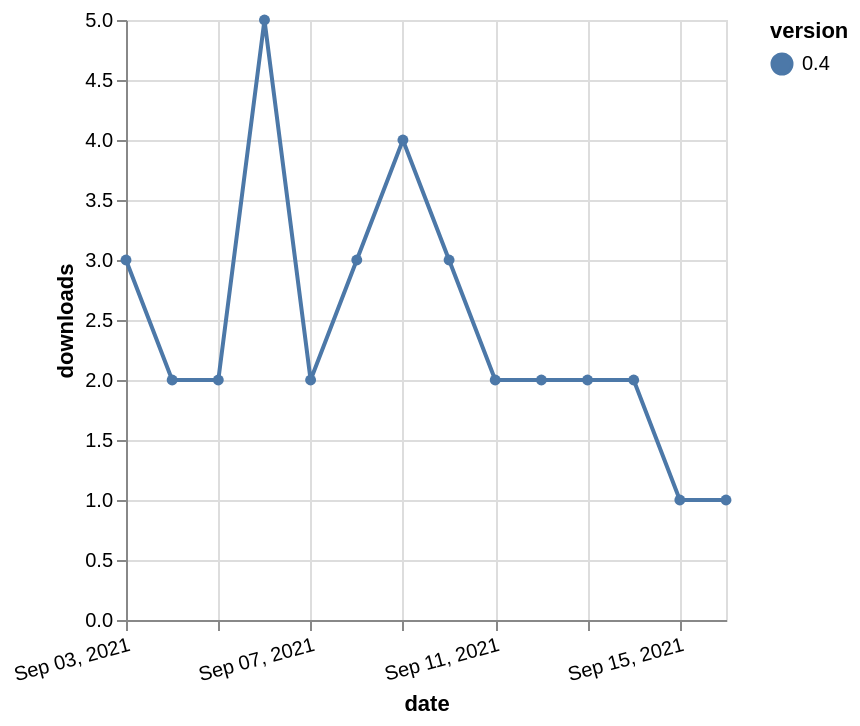

Source (Vega-Lite JSON):
### Vega-Lite specification from a JSON file in a GitHub repository (floating-point values rounded to 4 significant figures)
{"$schema": "https://vega.github.io/schema/vega-lite/v5.json", "description": "A simple bar chart with embedded data.", "data": {"values": [{"date": "2021-09-03", "total": 3077, "delta": 3, "version": "0.4"}, {"date": "2021-09-04", "total": 3079, "delta": 2, "version": "0.4"}, {"date": "2021-09-05", "total": 3081, "delta": 2, "version": "0.4"}, {"date": "2021-09-06", "total": 3086, "delta": 5, "version": "0.4"}, {"date": "2021-09-07", "total": 3088, "delta": 2, "version": "0.4"}, {"date": "2021-09-08", "total": 3091, "delta": 3, "version": "0.4"}, {"date": "2021-09-09", "total": 3095, "delta": 4, "version": "0.4"}, {"date": "2021-09-10", "total": 3098, "delta": 3, "version": "0.4"}, {"date": "2021-09-11", "total": 3100, "delta": 2, "version": "0.4"}, {"date": "2021-09-12", "total": 3102, "delta": 2, "version": "0.4"}, {"date": "2021-09-13", "total": 3104, "delta": 2, "version": "0.4"}, {"date": "2021-09-14", "total": 3106, "delta": 2, "version": "0.4"}, {"date": "2021-09-15", "total": 3107, "delta": 1, "version": "0.4"}, {"date": "2021-09-16", "total": 3108, "delta": 1, "version": "0.4"}]}, "width": "container", "mark": {"type": "line", "point": {"filled": true}}, "encoding": {"x": {"field": "date", "type": "temporal", "timeUnit": "yearmonthdate", "title": "date", "axis": {"labelAngle": -15}}, "y": {"field": "delta", "type": "quantitative", "title": "downloads"}, "color": {"field": "version", "type": "nominal"}, "tooltip": {"field": "delta"}}}
